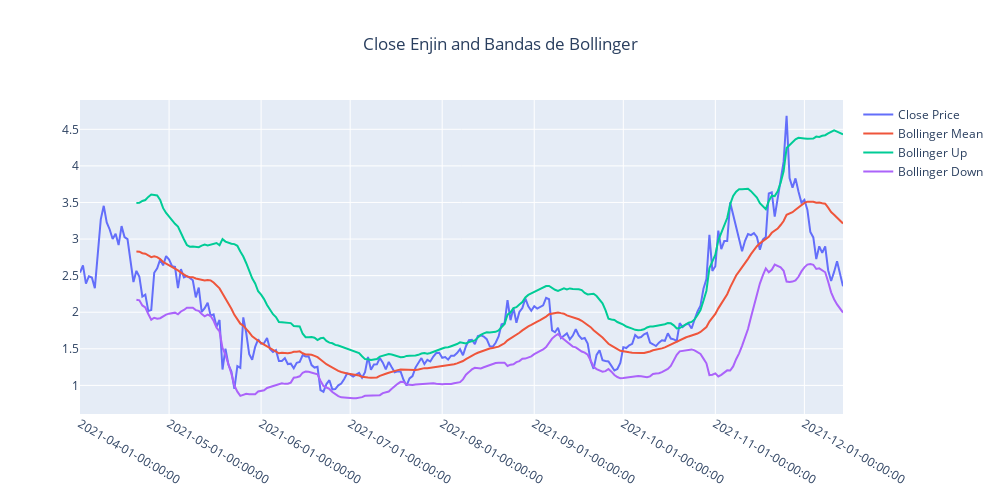

Notebook source saved alongside this figure:
### Code cell
indicator_bb = BollingerBands(close=enj["Close"], window=20, window_dev=2)

enj['bb_bbm'] = indicator_bb.bollinger_mavg()
enj['bb_bbh'] = indicator_bb.bollinger_hband()
enj['bb_bbl'] = indicator_bb.bollinger_lband()

fig = make_subplots(rows=1, cols=1)

fig.add_trace(go.Scatter(
    x=enj.index, y=enj['Close'], name='Close Price'
), row=1, col=1)

fig.add_trace(go.Scatter(
    x=enj.index, y=enj['bb_bbm'], name='Bollinger Mean'
), row=1, col=1)

fig.add_trace(go.Scatter(
    x=enj.index, y=enj['bb_bbh'], name='Bollinger Up'
), row=1, col=1)


fig.add_trace(go.Scatter(
    x=enj.index, y=enj['bb_bbl'], name='Bollinger Down'
), row=1, col=1)

fig.update_layout(height=500, width=1000, title_text="Close Enjin and Bandas de Bollinger", title_x=0.5, xaxis_tickformat = '%Y-%m-%d-%H:%M:%S')
fig.show()

### Figure 1 — Plotly figure (JSON) as saved in the notebook; plotly's stock layout.template omitted (floating-point values rounded to 4 significant figures; data arrays with more than 128 entries replaced by an {"elided": "..."} marker saying what was removed)
{"data": [{"name": "Close Price", "type": "scatter", "x": {"elided": "257 str values"}, "xaxis": "x", "y": {"elided": "257 float values"}, "yaxis": "y"}, {"name": "Bollinger Mean", "type": "scatter", "x": {"elided": "257 str values"}, "xaxis": "x", "y": {"elided": "257 float values"}, "yaxis": "y"}, {"name": "Bollinger Up", "type": "scatter", "x": {"elided": "257 str values"}, "xaxis": "x", "y": {"elided": "257 float values"}, "yaxis": "y"}, {"name": "Bollinger Down", "type": "scatter", "x": {"elided": "257 str values"}, "xaxis": "x", "y": {"elided": "257 float values"}, "yaxis": "y"}], "layout": {"height": 500, "title": {"text": "Close Enjin and Bandas de Bollinger", "x": 0.5}, "width": 1000, "xaxis": {"anchor": "y", "domain": [0, 1], "tickformat": "%Y-%m-%d-%H:%M:%S"}, "yaxis": {"anchor": "x", "domain": [0, 1]}}}
